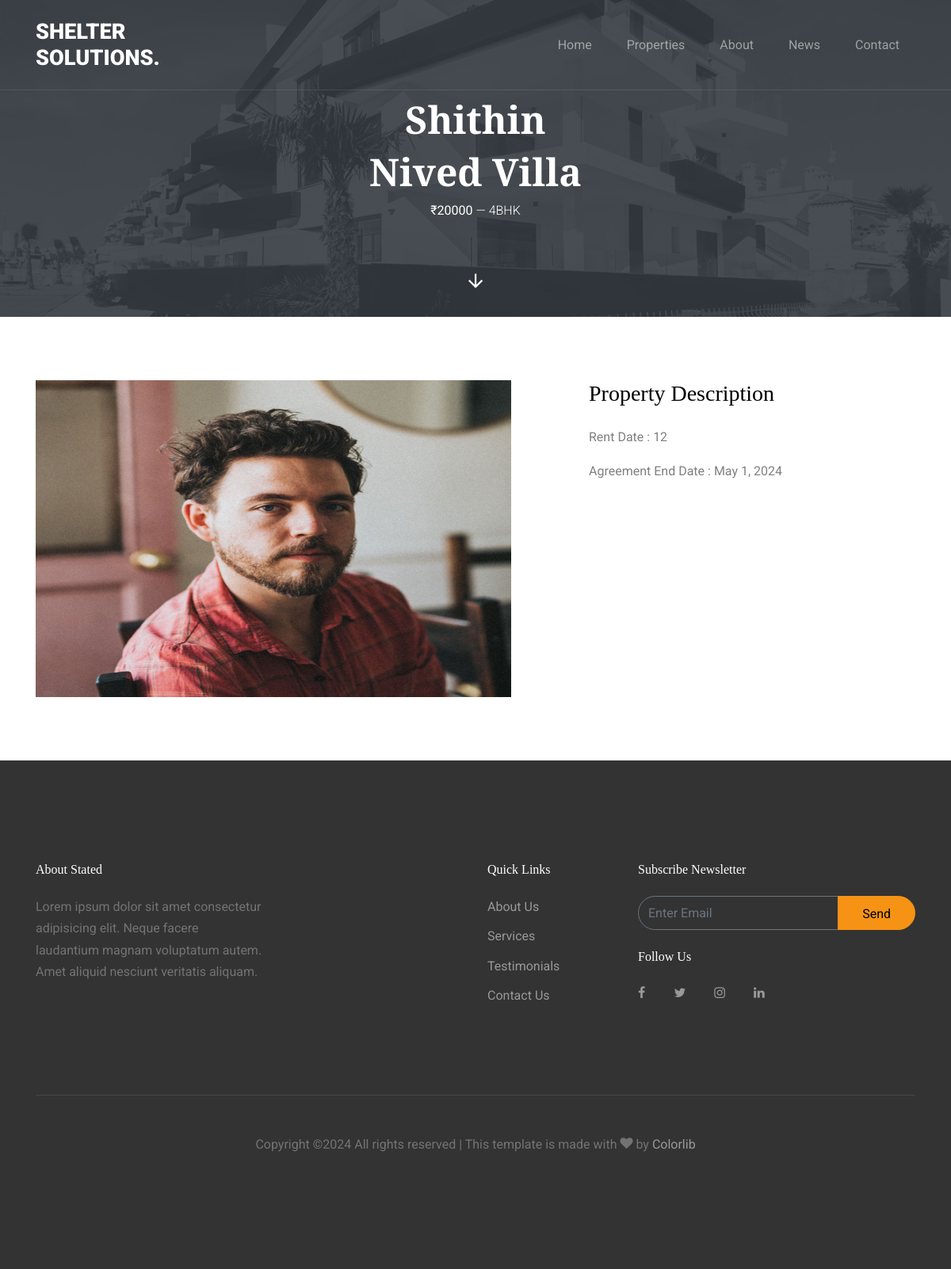
/tenant_single/3, run on the app's committed database.
### shelterapp/models.py (models this page shows, shortened)
class tenant_unit(models.Model):
    Tenant = models.ForeignKey(tenant, on_delete=models.CASCADE)
    unit = models.ForeignKey(Unit, on_delete=models.CASCADE)
    end_date = models.DateField()
    rent_date = models.IntegerField()

class tenant(models.Model):
    t_name = models.CharField(max_length=100)
    photo = models.FileField(upload_to='shelterapp/static/images')
    addr = models.TextField()
    docu = models.FileField(upload_to='shelterapp/static/images')

class Unit(models.Model):
    p_type = (
        ('1BHK', '1 Bedroom, Hall, Kitchen'),
        ('2BHK', '2 Bedrooms, Hall, Kitchen'),
        ('3BHK', '3 Bedrooms, Hall, Kitchen'),
        ('4BHK', '4 Bedrooms, Hall, Kitchen'),
    )
    img = models.FileField(upload_to='shelterapp/static/images')
    Property = models.ForeignKey(property, on_delete=models.CASCADE, related_name='units')
    type = models.CharField(max_length=10, choices=p_type)
    rent = models.IntegerField()

class property(models.Model):
    p_name = models.CharField(max_length=100)
    addr = models.TextField()
    location = models.CharField(max_length=100)
    features = models.TextField()

### shelterapp/views.py (the view)
# urls.py: path('tenant_single/<int:id>',tenant_single)
def tenant_single(request,id):
    a = tenant_unit.objects.get(id=id)
    img = str(a.Tenant.photo).split('/')[-1]
    return render(request,'tenant_single.html',{'data':a,'img':img})

### shelterapp/templates/tenant_single.html (shortened to what this page needs)
<!DOCTYPE html>
{% load static %}
<html lang="en">
  <head>
    <link rel="stylesheet" href="{% static 'fonts/icomoon/style.css' %}">
    <link rel="stylesheet" href="{% static 'css/bootstrap.min.css' %}">
    <link rel="stylesheet" href="{% static 'css/jquery-ui.css' %}">
    <link rel="stylesheet" href="{% static 'css/owl.carousel.min.css' %}">
    <link rel="stylesheet" href="{% static 'css/owl.theme.default.min.css' %}">
    <link rel="stylesheet" href="{% static 'css/owl.theme.default.min.css' %}">
    <link rel="stylesheet" href="{% static 'css/jquery.fancybox.min.css' %}">
    <link rel="stylesheet" href="{% static 'css/bootstrap-datepicker.css' %}">
    <link rel="stylesheet" href="{% static 'fonts/flaticon/font/flaticon.css' %}">
    <link rel="stylesheet" href="{% static 'css/aos.css' %}">
    <link rel="stylesheet" href="{% static 'css/style.css' %}">
  </head>
  <body data-spy="scroll" data-target=".site-navbar-target" data-offset="300">
  <div class="site-wrap">
    <header class="site-navbar py-4 js-sticky-header site-navbar-target" role="banner">
      <div class="container">
        <div class="row align-items-center">
          <div class="col-6 col-xl-2">
            <h1 class="mb-0 site-logo m-0 p-0"><a href="index.html" class="mb-0">Shelter Solutions.</a></h1>
          </div>
          <div class="col-12 col-md-10 d-none d-xl-block">
            <nav class="site-navigation position-relative text-right" role="navigation">
              <ul class="site-menu main-menu js-clone-nav mr-auto d-none d-lg-block">
                <li><a href="http://127.0.0.1:8000/admin_index" class="nav-link">Home</a></li>
                <li><a href="http://127.0.0.1:8000/properties" class="nav-link">Properties</a></li>
                <li><a href="index.html#about-section" class="nav-link">About</a></li>
                <li><a href="index.html#news-section" class="nav-link">News</a></li>
                <li><a href="index.html#contact-section" class="nav-link">Contact</a></li>
              </ul>
            </nav>
          </div>
        </div>
      </div>
    </header>
    <div class="site-blocks-cover inner-page-cover overlay" style="background-image: url({% static 'images/hero_1.jpg' %});" data-aos="fade" id="home-section">
      <div class="container">
        <div class="row align-items-center justify-content-center">
          <div class="col-md-6 mt-lg-5 text-center">
            <h1>{{data.Tenant.t_name}}</h1>
            <h1>{{data.unit.Property.p_name}}</h1>
            <p class="mb-5"><strong class="text-white">₹{{data.unit.rent}}</strong> &mdash; {{data.unit.type}}</p>
          </div>
        </div>
      </div>
      <a href="#property-details" class="smoothscroll arrow-down"><span class="icon-arrow_downward"></span></a>
    </div>
    <div class="site-section" id="property-details">
      <div class="container">
        <div class="row">
          <div class="col-lg-7">
            <img src="/static/images/{{img}}" height="400px" width="600px">
          </div>
          <div class="col-lg-5 pl-lg-5 ml-auto">
            <div class="mb-5">
              <h3 class="text-black mb-4">Property Description</h3>
              <p>Rent Date : {{data.rent_date}}</p>
              <p>Agreement End Date : {{data.end_date}}</p>
            </div>
          </div>
        </div>
      </div>
    </div>
    <footer class="site-footer">
      <div class="container">
        <div class="row">
          <div class="col-md-8">
            <div class="row">
              <div class="col-md-5">
                <h2 class="footer-heading mb-4">About Stated</h2>
                <p>Lorem ipsum dolor sit amet consectetur adipisicing elit. Neque facere laudantium magnam voluptatum autem. Amet aliquid nesciunt veritatis aliquam.</p>
              </div>
              <div class="col-md-3 ml-auto">
                <h2 class="footer-heading mb-4">Quick Links</h2>
                <ul class="list-unstyled">
                  <li><a href="#">About Us</a></li>
                  <li><a href="#">Services</a></li>
                  <li><a href="#">Testimonials</a></li>
                  <li><a href="#">Contact Us</a></li>
                </ul>
              </div>
            </div>
          </div>
          <div class="col-md-4">
            <div class="mb-4">
              <h2 class="footer-heading mb-4">Subscribe Newsletter</h2>
            <form action="#" method="post" class="footer-subscribe">
              <div class="input-group mb-3">
                <input type="text" class="form-control border-secondary text-white bg-transparent" placeholder="Enter Email" aria-label="Enter Email" aria-describedby="button-addon2">
                <div class="input-group-append">
                  <button class="btn btn-primary text-black" type="button" id="button-addon2">Send</button>
                </div>
              </div>
            </form>
            </div>
            <div class="">
              <h2 class="footer-heading mb-4">Follow Us</h2>
                <a href="#" class="pl-0 pr-3"><span class="icon-facebook"></span></a>
                <a href="#" class="pl-3 pr-3"><span class="icon-twitter"></span></a>
                <a href="#" class="pl-3 pr-3"><span class="icon-instagram"></span></a>
                <a href="#" class="pl-3 pr-3"><span class="icon-linkedin"></span></a>
            </div>
          </div>
        </div>
        <div class="row pt-5 mt-5 text-center">
          <div class="col-md-12">
            <div class="border-top pt-5">
            <p>
        Copyright &copy;<script>document.write(new Date().getFullYear());</script> All rights reserved | This template is made with <i class="icon-heart" aria-hidden="true"></i> by <a href="https://colorlib.com" target="_blank" >Colorlib</a>
      </p>
            </div>
          </div>
        </div>
      </div>
    </footer>
  </div>
  </body>
</html>

### shelterapp/static/css/style.css (style rules this page uses)
body { line-height: 1.7; color: gray; font-weight: 400; font-size: 1rem; }
a { -webkit-transition: .3s all ease; -o-transition: .3s all ease; transition: .3s all ease; }
h1, h2, h3, h4, h5, .h1, .h2, .h3, .h4, .h5 { font-family: "Playfair Display", serif; }
.text-black { color: #000 !important; }
.site-wrap:before { display: none; -webkit-transition: .3s all ease-in-out; -o-transition: .3s all ease-in-out; transition: .3s all ease-in-out; background: rgba(0, 0, 0, 0.6); content: ""; position: absolute; z-index: 2000; top: 0; left: 0; right: 0; bottom: 0; opacity: 0; visibility: hidden; }
.btn { font-size: 16px; border-radius: 30px; padding: 10px 30px; }
.btn.btn-primary { background: #f69314; border-color: #f69314; color: #fff; }
.form-control { height: 43px; border-radius: 30px; font-family: "Roboto", -apple-system, BlinkMacSystemFont, "Segoe UI", Roboto, "Helvetica Neue", Arial, sans-serif, "Apple Color Emoji", "Segoe UI Emoji", "Segoe UI Symbol", "Noto Color Emoji"; }
.site-section { padding: 2.5em 0; }
@media (min-width: 768px) { .site-section { padding: 5em 0; } }
.border-top { border-top: 1px solid #edf0f5 !important; }
.site-footer { padding: 4em 0; background: #333333; }
@media (min-width: 768px) { .site-footer { padding: 8em 0; } }
.site-footer .border-top { border-top: 1px solid rgba(255, 255, 255, 0.1) !important; }
.site-footer p { color: #737373; }
.site-footer h2, .site-footer h3, .site-footer h4, .site-footer h5 { color: #fff; }
.site-footer a { color: #999999; }
.site-footer ul li { margin-bottom: 10px; }
.site-footer .footer-heading { font-size: 16px; color: #fff; }
.site-navbar { margin-bottom: 0px; z-index: 1999; position: absolute; width: 100%; }
.site-navbar .site-logo { position: relative; left: 0; font-size: 1.7rem; font-weight: 900; text-transform: uppercase; font-family: "Roboto", -apple-system, BlinkMacSystemFont, "Segoe UI", Roboto, "Helvetica Neue", Arial, sans-serif, "Apple Color Emoji", "Segoe UI Emoji", "Segoe UI Symbol", "Noto Color Emoji"; }
.site-navbar .site-navigation .site-menu { margin-bottom: 0; }
.site-navbar .site-navigation .site-menu a { text-decoration: none !important; display: inline-block; }
.site-navbar .site-navigation .site-menu > li { display: inline-block; }
.site-navbar .site-navigation .site-menu > li > a { padding: 5px 20px; color: rgba(255, 255, 255, 0.5); display: inline-block; text-decoration: none !important; }
.site-mobile-menu .site-nav-wrap { padding: 0; margin: 0; list-style: none; position: relative; }
.site-mobile-menu .site-nav-wrap a { padding: 10px 20px; display: block; position: relative; color: #212529; }
.site-mobile-menu .site-nav-wrap li { position: relative; display: block; }
.site-mobile-menu .site-nav-wrap > li { display: block; position: relative; float: left; width: 100%; }
.site-mobile-menu .site-nav-wrap > li > a { padding-left: 20px; font-size: 20px; }
.sticky-wrapper .site-navbar { -webkit-transition: .3s all ease; -o-transition: .3s all ease; transition: .3s all ease; }
.sticky-wrapper .site-navbar { border-bottom: 1px solid rgba(255, 255, 255, 0.1); }
.sticky-wrapper .site-navbar .site-logo a { color: #fff; }
.sticky-wrapper .site-navbar ul li a { color: rgba(255, 255, 255, 0.7); }
.site-blocks-cover { background-size: cover; background-repeat: no-repeat; background-position: top; background-position: center center; }
.site-blocks-cover.overlay { position: relative; }
.site-blocks-cover.overlay:before { position: absolute; content: ""; left: 0; bottom: 0; right: 0; top: 0; background: rgba(52, 58, 64, 0.9); }
.site-blocks-cover, .site-blocks-cover > .container > .row { min-height: 600px; height: calc(100vh); }
.site-blocks-cover.inner-page-cover, .site-blocks-cover.inner-page-cover > .container > .row { min-height: 400px; height: calc(20vh); }
.site-blocks-cover h1 { font-size: 3rem; font-weight: 400; color: #fff; font-weight: 900; }
.site-blocks-cover p { color: white; font-size: 1rem; line-height: 1.5; font-weight: 300; }
.position-relative { position: relative; }
.footer-subscribe .btn { height: 43px; }
.arrow-down { position: absolute; left: 50%; -webkit-transform: translateX(-50%); -ms-transform: translateX(-50%); transform: translateX(-50%); font-size: 1.7rem; z-index: 2; color: #fff; bottom: 20px; }
.arrow-down > span { -webkit-transition: .2s all ease; -o-transition: .2s all ease; transition: .2s all ease; position: relative; top: 0; }

### data on the page
tenant_unit: Tenant.t_name "Shithin", unit.Property.p_name "Nived Villa", unit.rent "20000", unit.type "4BHK", rent_date "12", end_date "May 1, 2024"
